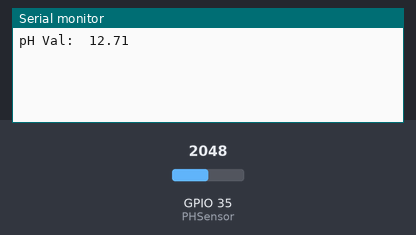
Simulated run of this sketch. Board: ESP32. On the bench: the last lines printed to the serial monitor. The inputs (shaded band) are chosen by the test bench; at power-on: GPIO 35 (PHSensor) = 2048.

Above: at 1.2 s.
1.3 s: GPIO 35 (PHSensor) set to 2866
At 2.5 s:
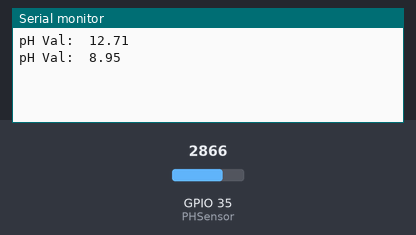
2.8 s: GPIO 35 (PHSensor) set to 3603
At 3.8 s:
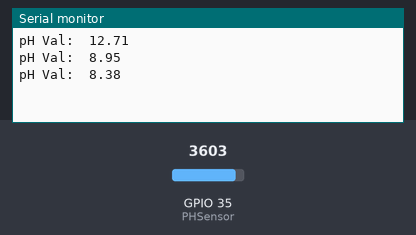
Timing chart, 0 to 5.8 s (numbered marks = the images above; inputs shaded):
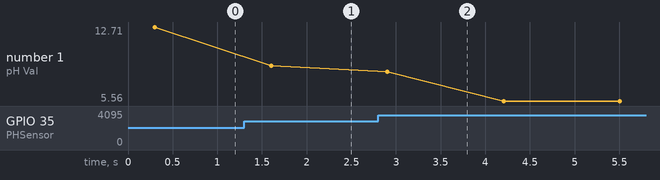

The sketch:

PHSensor_PH450C_E201_BNC_Electrode.ino
```cpp
#include <Wire.h>

#define PHSensor 35
float calibration_value = 21.34 + 0.77;//21.34 2.28
int phval = 0;
unsigned long int avgval;
int buffer_arr[10],temp;

void setup()
{
 Serial.begin(9600);
  //lcd.begin(16, 2);
}
void loop() {
 for(int i=0;i<10;i++) {
  buffer_arr[i]=analogRead(PHSensor);
  delay(30);
 }
 for(int i=0;i<9;i++){
  for(int j=i+1;j<10;j++){
    if(buffer_arr[i]>buffer_arr[j]){
      temp=buffer_arr[i];
      buffer_arr[i]=buffer_arr[j];
      buffer_arr[j]=temp;
    }
  }
 }
 avgval=0;
 for(int i=2;i<8;i++)
 avgval+=buffer_arr[i];
 float volt=(float)avgval*3.3/4096.0/6;
 float ph_act = -5.70 * volt + calibration_value;

 Serial.println();
 Serial.print("pH Val:  "); Serial.print(ph_act);
 Serial.println();
 delay(1000);
}
```

Measured:
- after the input at 1.3 s, the serial monitor: prints a new line after 0.30 s (image 1)
- after the input at 2.8 s, the serial monitor: prints a new line after 0.10 s (image 2)
- plotted number 1: 12.71 → 8.95 after the input at 1.3 s, 8.95 → 5.56 after the input at 2.8 s
